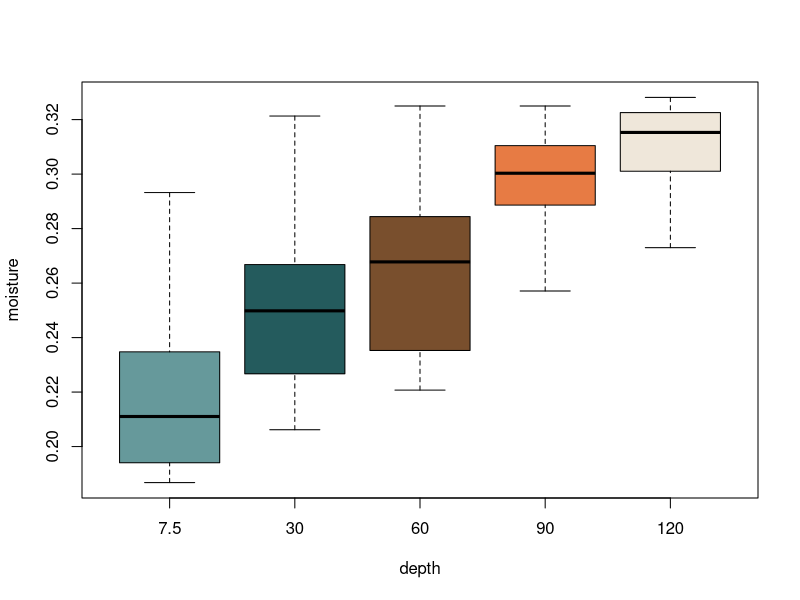
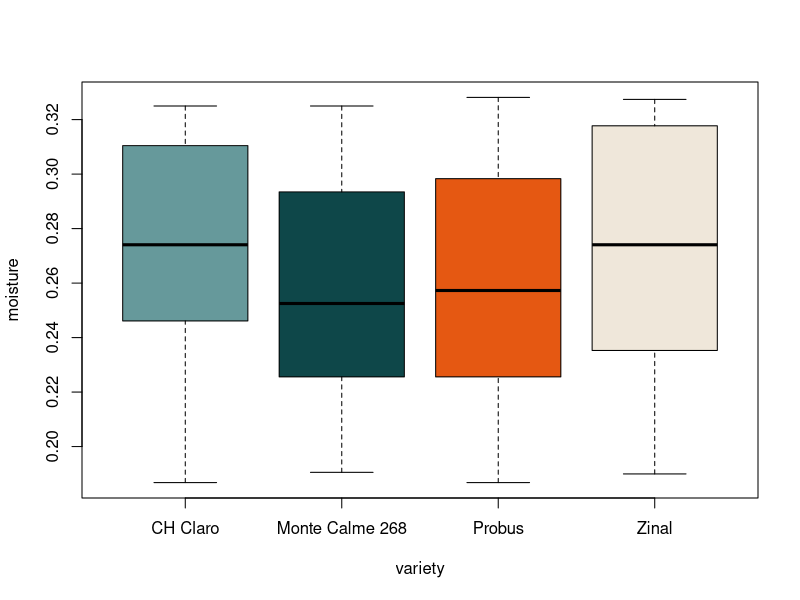
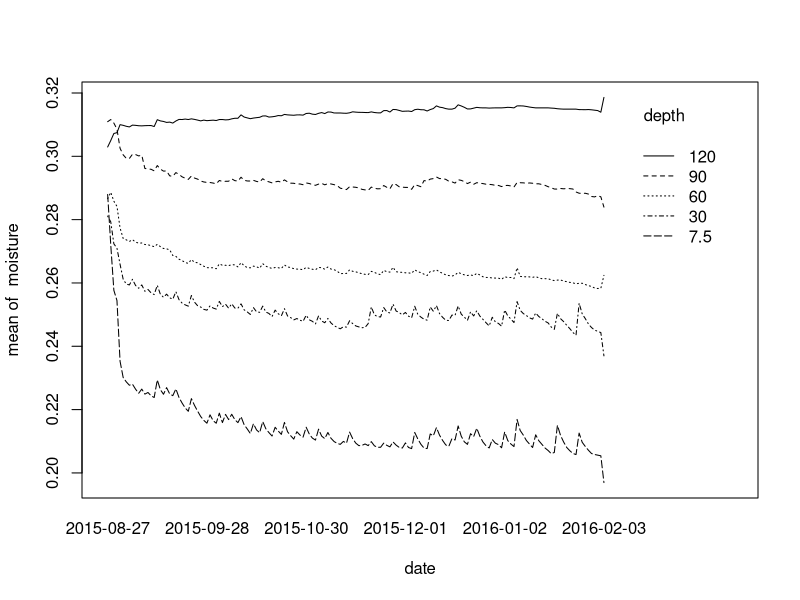
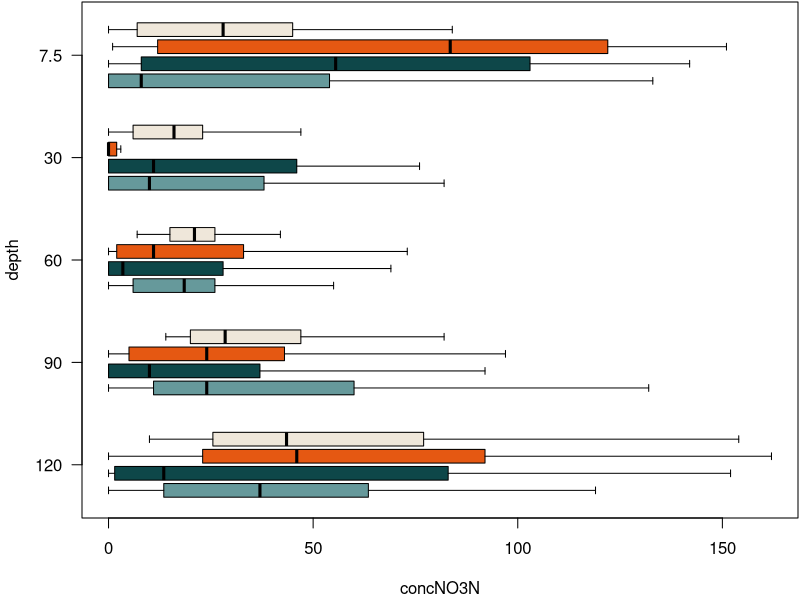
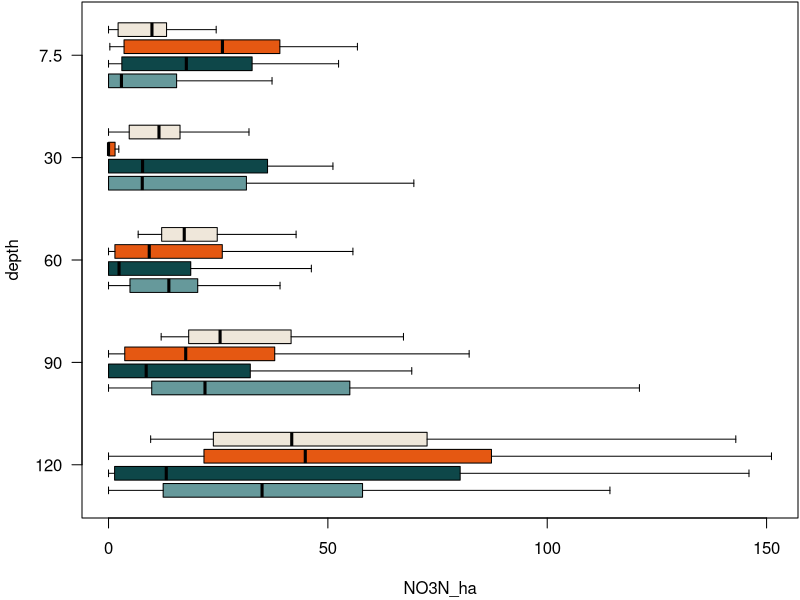
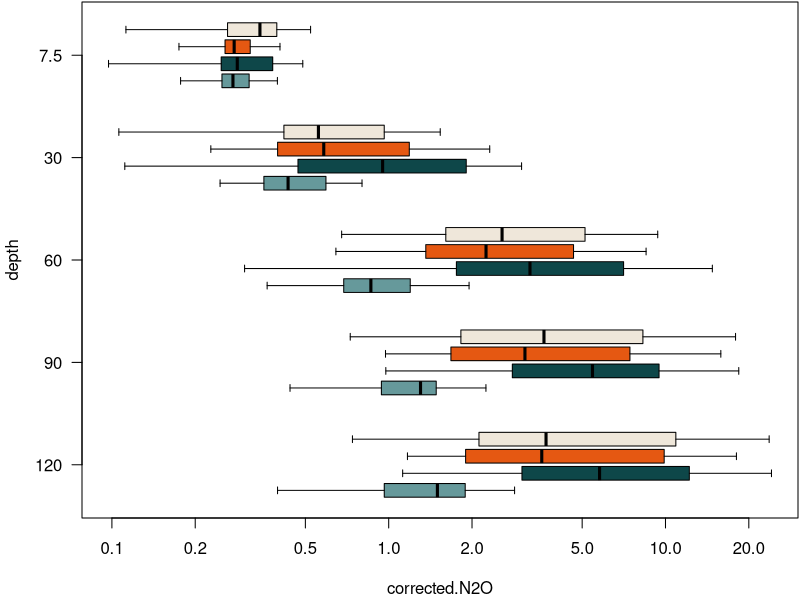
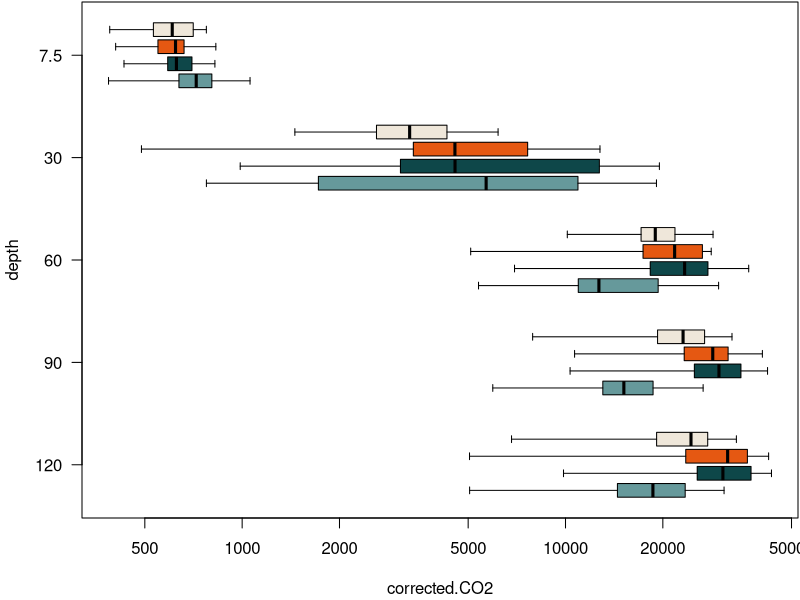
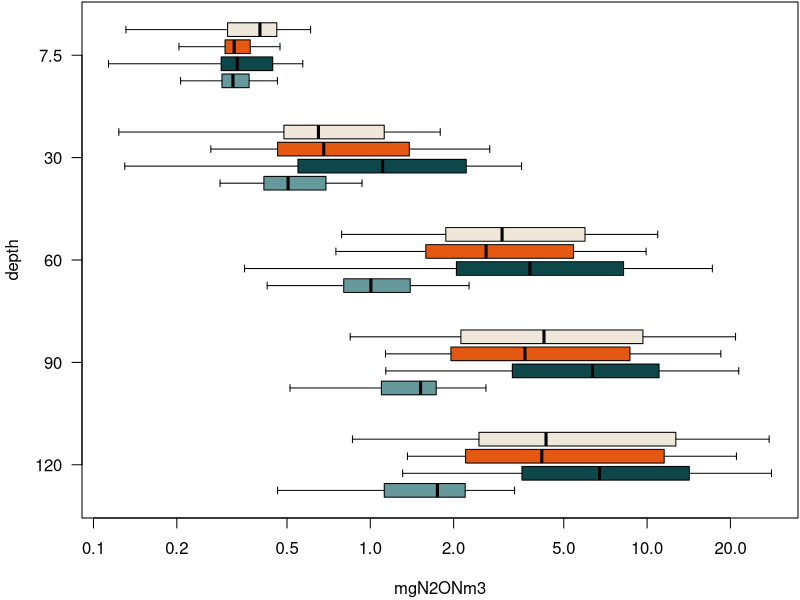

Source code (R) for these figures, in order:
#' title: Process Rate Estimator
#' author: Damian Oswald
#' date: 2023-10-02

#' -----------------------------------------------------------------------------------------------------------
#' Define global variables
#' -----------------------------------------------------------------------------------------------------------

palette <- colorRampPalette(c("#66999B","#0E4749","#E55812","#EFE7DA"))

#' -----------------------------------------------------------------------------------------------------------
#' Set Model Parameters
#' -----------------------------------------------------------------------------------------------------------

#' Different depths
depths <- c(7.5,30,60,90,120)

#' Bulk density, average across all depths and columns.
BD <- 1.686
theta_t <- 1- BD/2.65
temperature <- 298
D_fw <- (5.07e-6) * exp(-2371/temperature)
D_fa <- 0.1436e-4 * (temperature/273.15)^1.81
H <- (8.5470e6 * exp(-2284/temperature)) / (8.3145*temperature)
rho <- 1.26e6
N2Oatm <- 0.2496 # ppmv; atmospheric N2O concentration

#' -----------------------------------------------------------------------------------------------------------
#' Load and prepare the data
#' -----------------------------------------------------------------------------------------------------------

data <- read.csv("data/three-way-data.csv", row.names = 1)

#' Transform the variable `date_R` to `Date` class
#' We have to subtract 1 from the cut out DOY, because the as.Date function starts counting from 0 onwards...
data$date <- as.Date(as.integer(substr(data$date_R, 5, 7))-1, origin = paste0(as.integer(substr(data$date_R, 1, 4)),"-01-01"))
#' Some dates are missing. Proposition: The "true" date should be "2016-02-03"
data[is.na(data[,"date"]),"date"] <- as.Date("2016-02-03")

#' Transform `variety` from `character` to `factor`
data[,"variety"] |> as.factor() -> data[,"variety"]

#' Transform `column` from `character` to `integer`
data[,"column"] |> substr(2, 3) |> as.integer() |> as.ordered() -> data[,"column"]

#' There is C:N ratio that is `Inf` -- should probably be omitted?
data[which(data$CN==Inf),"CN"] <- NA

#' -----------------------------------------------------------------------------------------------------------
#' Explore the data
#' -----------------------------------------------------------------------------------------------------------

#' The covered time span
diff(range(data$date, na.rm = T))

#' First look at the data
boxplot(moisture ~ depth, data, outline = FALSE, col = palette(5))
boxplot(moisture ~ variety, data, col = palette(4))
with(data, interaction.plot(date, depth, moisture)) # Interpretation: the soil moisture starts out relatively homogeneous, but as plants grow, it starts to differ by depth
for (y in colnames(data)[8:21]) {
   log <- ifelse(min(data[,y],na.rm=TRUE)>0,"x","")
   par(mar = c(4,4,0,0)+0.1)
   boxplot(data[,y] ~ variety * I(-depth), data, log = log, outline = FALSE,
           at = rep(1:4,times=5)+rep(0:4,each=4)*6,
           col = rep(palette(4),times=5),xlab=y,
           names = -rep(sort(unique(data$depth),decreasing = T),each=4),
           horizontal = TRUE,
           ylab = "depth",
           axes = FALSE,
           lty = 1)
   axis(1)
   axis(2, at = (0:4)*6+2.5, labels = c(120,90,60,30,7.5), las = 1)
   box()
}
for (y in colnames(data)[8:21]) {
   log <- ifelse(min(data[,y],na.rm=TRUE)>0,"y","")
   with(data, interaction.plot(depth, variety, data[,y], ylab = y, log = log, fun = function(x) mean(x,na.rm=TRUE))) # Interpretation: the soil moisture starts out relatively homogeneous, but as plants grow, it starts to differ by depth
}

#' Diffusion Fluxes
for (variety in unique(data$variety)) {
   with(data[(!is.na(data$corrected.N2O)) & (data$variety==variety),], interaction.plot(date, depth, corrected.N2O, col = par()$fg, ylab = expression("N"[2]*"O fluxes"), xlab = "Date", ylim = c(0,16)))
   title(main = paste("Diffusion fluxes of", variety))
}
for (variety in unique(data$variety)) {
   with(data[(!is.na(data$corrected.CO2)) & (data$variety==variety),], interaction.plot(date, depth, corrected.CO2, col = par()$fg, ylab = expression("CO"[2]*" fluxes"), xlab = "Date", ylim = c(0,45000), las = 0))
   title(main = paste("Diffusion fluxes of", variety))
}

#' Mosaic plots -- of what data do we have entries?
par(mar=c(4,4,4,2)+0.1)
mosaicplot(~ depth + variety, data, col = palette(4)) # Why do we have the uneven distribution? (Due to colunn 6)
mosaicplot(~ column + depth, data, col = palette(5)) # It is only with colunn 6! -> Yes, column 6 is missing observations.

#' What data does have measurements?
x <- data[!is.na(data$SP),]
mosaicplot(~ column + depth, x, col = palette(5), main = "data with measurements")
with(x, table(depth, column)) # Should be 24 each, no?
x$date |> unique() |> length() # Gas measurements only at 24 out of the dates
with(x, tapply(SP, date, length)) |> barplot(las=2, col = palette(24)); abline(h=60, lwd = 2, lty = 2) # This should all be 60 or not? (Why are there 1440 - 1117 = 323 entries missing?)
mosaicplot(~ column + depth, x, shade = TRUE, main = "data with measurements") # Why are there the differences?
with(x, table(date, column)) # We clearly see the missing values, not?

#' Pairs panel
# plot(data[,8:21], cex = 0.3)

#' Which two observations are missing in general
with(data, table(column, depth)) # What??? Shouldn't this be 160 each???
plot(moisture ~ date, data[data$column==6 & data$depth==90,], las = 0) # What happened with the moisture measurements for column 6 at depth = 90 cm?
#' Why do we have 160 measurements for column 1:4 and 161 for column 5:12?

#' What's going on here?
plot(gN2ONha ~ mgN2ONm3, data, col = palette(5)[as.factor(data$depth)], pch = 16, log = "xy")

#' NOTES OF THE DATA EXPLORATION
#' Some moisture observations are missing, specifically from column 6 at depth = 90 cm
#' Many observations are missing regarding the flux data
#' Fluxes were only measured at 24 distinct days (out of 161 possible days)

#' -----------------------------------------------------------------------------------------------------------
#' Start calculations
#' -----------------------------------------------------------------------------------------------------------

#' Calculate average moisture across depths -- Soil volumetric water content `theta_w`
#' We calculate the following: for every column, day, depth,
#' calculate the mean depth of this one and the one above --
#' except for the top depth, there, return single value.
data$theta_w <- numeric(nrow(data))
for (i in 1:nrow(data)) {
   j <- which(depths==data[i,"depth"]) # Get the current depth index
   data[i,"theta_w"] <- mean(data[data[,"column"]==data[i,"column"] & data[,"date"]==data[i,"date"] & data[,"depth"]%in%depths[(j-1):j], "moisture"])
   # TODO: Build checker to see if calculation is correct, no missing values, always 1 or 2 values etc.
}

#' Calculate air-filled pore spaces across depths
data$theta_a <- 1 - data$theta_w/theta_t

#' Calculate Ds
data$Ds <- with(data, ((theta_w^(10/3)*D_fw)/H+theta_a^(10/3)*D_fa)*theta_t^-2)

#' *Calculate dC/dz*
#' In this step, we calculate the N2O concentration gradient as the difference in concentration between the current depth
#' which is saved as `N2O_bottom` and the one on top of the current depth which is `N2O_top`.
data$dCdZ <- numeric(nrow(data))
for (i in 1:nrow(data)) {
   j <- which(depths==data[i,"depth"]) # Get the current depth index
   current_date_column <- data[,"column"]==data[i,"column"] & data[,"date"]==data[i,"date"]
   
   N2O_top <- if(j==1){
      N2O_top <- N2Oatm
   } else {
      N2O_top <- data[current_date_column & data[,"depth"]==depths[j-1], "corrected.N2O"]
   }
   N2O_bottom <- data[current_date_column & data[,"depth"]==depths[j], "corrected.N2O"]
   
   # If any observation is missing, skip to the next
   if(length(N2O_bottom)==0 | length(N2O_top)==0) next
   
   data[current_date_column & data[,"depth"]==depths[j], "dCdZ"] <- (N2O_bottom - N2O_top)/1000000
   
   # TODO: The `.Rmd` file contains the following code:
   #
   # data_C1$dCdz_top_7 <- (data_C1$corrected.N2O_7 - N2Oatm)/1000000/(15/100/2)
   # data_C1$dCdz_top_30 <- (data_C1$corrected.N2O_30 - data_C1$corrected.N2O_7)/1000000/(30/100/2+15/100/2)
   # data_C1$dCdz_top_60 <- (data_C1$corrected.N2O_60 - data_C1$corrected.N2O_30)/1000000/(30/100/2+30/100/2)
   # data_C1$dCdz_top_90 <- (data_C1$corrected.N2O_90 - data_C1$corrected.N2O_60)/1000000/(30/100/2+30/100/2)
   # data_C1$dCdz_top_120 <- (data_C1$corrected.N2O_120 - data_C1$corrected.N2O_90)/1000000/(30/100/2+30/100/2)
   #
   # Figure out how the values in the denominator came to be, and change code accoringly.
   
   # TODO: Build checker to see if calculation is correct, no missing values, always 1 or 2 values etc.
}

#' Do we want this here?
top <- c(0,depths)[-6]
bottom <- depths
sapply(1:5, function(i) 1000000/(bottom[i]/100/2+top[i]/100/2))

#' Calculate `F_calc` across depths, considering flux is upward 
#' originally in mg N2O-N/m2/s, converted to g N/ha/day
data$F_calc <- with(data, dCdZ * Ds * rho * 10000 * 3600 * 24/1000)
